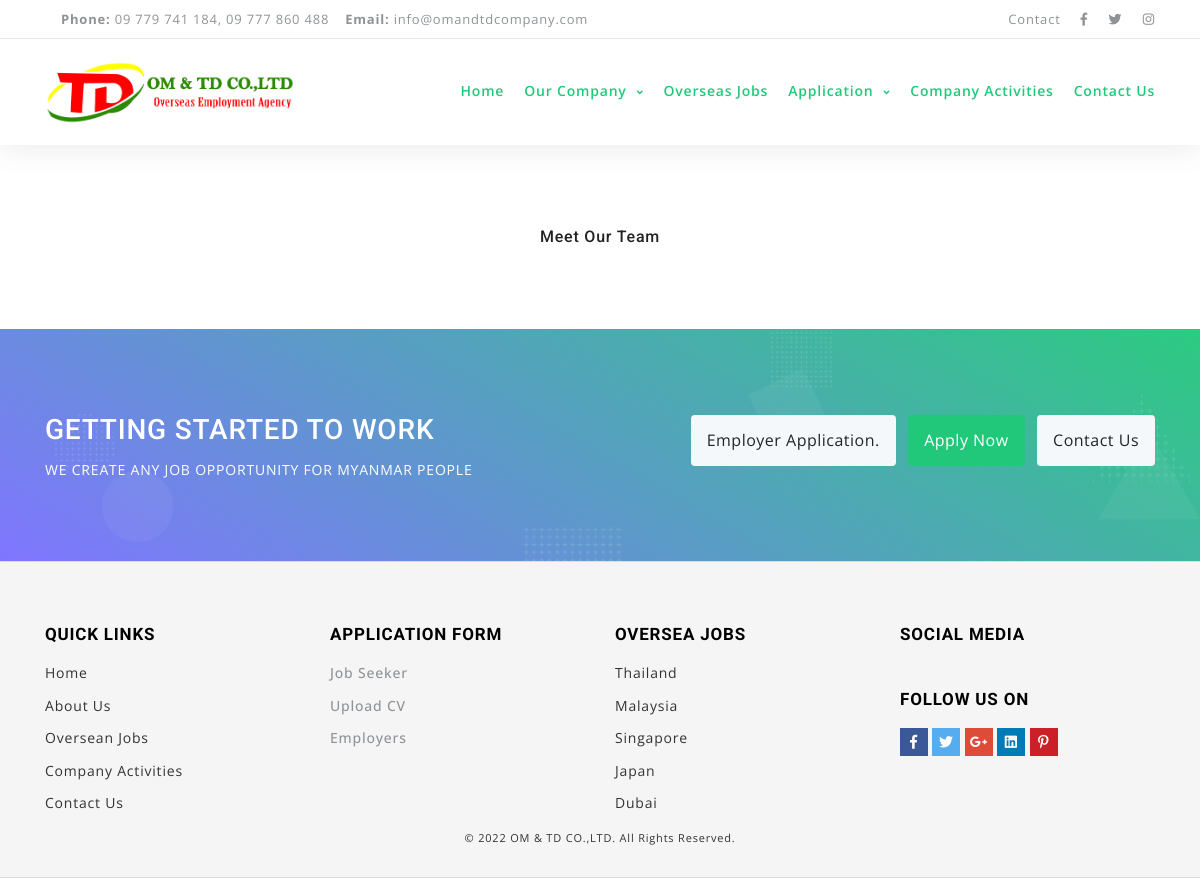
Page /index.php/about/team on the earlier database version.
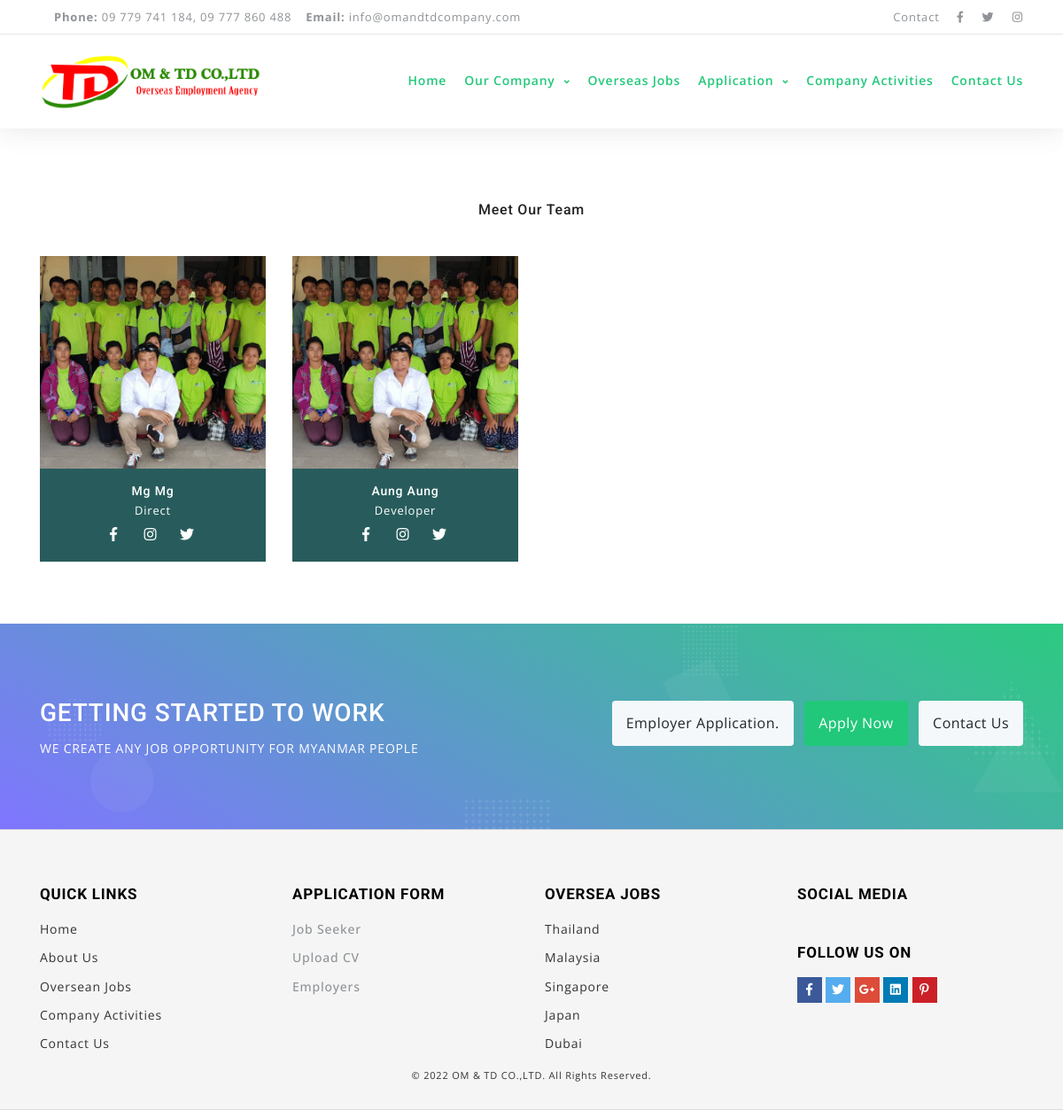
Same page on the later database version.
### tables this page shows
CREATE TABLE `country` (
  `id` int(11) NOT NULL,
  `name` varchar(255) NOT NULL
);

CREATE TABLE `team` (
  `id` int(11) NOT NULL,
  `name` text DEFAULT NULL,
  `position` text DEFAULT NULL,
  `photo` text DEFAULT NULL
);

### application/controllers/About.php (called while the page is built, shortened)
<?php
class About extends CI_Controller
{
	public function __construct()
	{
		$this->load->model('menu_model');
		$this->load->model('team_model');
	}
	public function team()
	{
		$data['country_lists'] = $this->menu_model->get_country();
		$data['members'] = $this->team_model->get_members();
		$this->load->view('about/team', $data);
	}
}

### index.php (called while the page is built, shortened)
<?php
require_once BASEPATH.'core/CodeIgniter.php';

### application/models/Menu_model.php (called while the page is built)
<?php
class Menu_model extends CI_Model
{
	public function get_country()
	{
		$this->db->select("*");
		$this->db->from("country");
		return $this->db->get()->result();
	}
}

### application/models/Team_model.php (called while the page is built)
<?php
class Team_model extends CI_Model
{
    public function get_members()
    {
        return $this->db->get('team')->result();
    }
}

### application/views/about/team.php (the view)
<?php $this->load->view('templates/header'); ?>
<?php $this->load->view('templates/menu'); ?>
<section class="team pt80 pb40">
    <div class="container">
        <div class="row mb-5 text-center">
            <div class="col-md-12">
                <h4>
                    Meet Our Team
                </h4>
            </div>
        </div>
        <div class="row">
            <?php
            foreach ($members as $key => $value) {
            ?>
                <div class="col-sm-6 col-md-3">
                    <div class="team-item text-center">
                        <div class="team-avatar">
                            <img src="<?php echo base_url(); ?>admin/<?php echo $value->photo; ?>" alt="" style="width: 100%; height: 240px; object-fit: cover; background-size: corver;" data-enlargeable="">
                        </div>
                        <div class="team-desc" style="background-color: #285c5c;">
                            <h5 class="team-name" style="color: white;">
                                <?php echo $value->name; ?>
                            </h5>
                            <span class="team-position" style="color: white;">
                                <?php echo $value->position; ?>
                            </span>
                            <ul class="social-icons si-colored-on-hover">
                                <li class="social-icons-item social-facebook">
                                    <a class="social-icons-link" href="https://www.facebook.com/OMTD-CoLtd-108073500986670">
                                        <i class="fab fa-facebook-f" style="color: white;"></i>
                                    </a>
                                </li>
                                <li class="social-icons-item social-instagram" style="color: white;">
                                    <a class="social-icons-link" href="#">
                                        <i class="fab fa-instagram" style="color: white;"></i>
                                    </a>
                                </li>
                                <li class="social-icons-item social-twitter" style="color: white;">
                                    <a class="social-icons-link" href="#">
                                        <i class="fab fa-twitter" style="color: white;"></i>
                                    </a>
                                </li>
                            </ul>
                        </div>
                    </div>
                </div>
            <?php } ?>
        </div>
    </div>
</section>
<?php $this->load->view('templates/footer'); ?>

### application/views/templates/header.php (shortened to what this page needs)
<!doctype html>
<html lang="en">
<head>
    <link href="<?php echo base_url(); ?>public/assets/css/style.css" type="text/css" rel="stylesheet" />
</head>
<body>

### application/views/templates/menu.php (shortened to what this page needs)
<?php
$lang_session = $this->session->userdata('lang');
?>
<header class="header-static navbar-sticky navbar-light shadow">
	<div class="navbar-top d-none d-lg-block">
		<div class="container">
			<div class="d-flex justify-content-between align-items-center">
				<div class="d-flex align-items-center">
					<ul class="nav list-unstyled ml-3">
						<li class="nav-item mr-3">
							<a class="navbar-link" href="tel:09 779 741 184">
								<strong>Phone:</strong> 09 779 741 184, 09 777 860 488
							</a>
						</li>
						<li class="nav-item mr-3">
							<a class="navbar-link" href="mailto:info@omandtdcompany.com">
								<strong>Email:</strong> info@omandtdcompany.com
							</a>
						</li>
					</ul>
				</div>
				<div class="d-flex align-items-center">
					<ul class="nav">
						<li class="nav-item">
							<a class="nav-link" href="<?php echo site_url('contact'); ?>">Contact</a>
						</li>
					</ul>
					<ul class="social-icons">
						<li class="social-icons-item social-facebook m-0">
							<a class="social-icons-link w-auto px-2" href="https://www.facebook.com/OMTD-CoLtd-108073500986670" target="_blank">
								<i class="fab fa-facebook-f"></i>
							</a>
						</li>
						<li class="social-icons-item social-instagram m-0">
							<a class="social-icons-link w-auto px-2" href="#">
								<i class="fab fa-twitter"></i>
							</a>
						</li>
						<li class="social-icons-item social-twitter m-0">
							<a class="social-icons-link w-auto pl-2" href="#">
								<i class="fab fa-instagram"></i>
							</a>
						</li>
					</ul>
				</div>
			</div>
		</div>
	</div>
	<nav class="navbar navbar-expand-lg">
		<div class="container">
			<a class="navbar-brand" href="<?php echo site_url('welcome'); ?>">
				<img src="<?php echo base_url(); ?>public/data/weblogo.png" alt="OM & TD Co.,Ltd" style="width: 100%;">
			</a>
			<div class="collapse navbar-collapse" id="navbarCollapse">
				<ul class="navbar-nav ml-auto">
					<li class="nav-item active">
						<a href="<?php echo site_url('welcome'); ?>" class="nav-link">
							<?php
							if ($lang_session == 'jp') {
								echo "ホームページ";
							} else {
								echo "Home";
							}
							?>
						</a>
					</li>
					<li class="nav-item dropdown active">
						<a class="nav-link dropdown-toggle" href="#" id="demosMenu" data-toggle="dropdown" aria-haspopup="true" aria-expanded="false">
							Our Company
						</a>
					</li>
					<li class="nav-item active">
						<a href="<?php echo site_url('oversea_jobs/index'); ?>" class="nav-link">
							<?php
							if ($lang_session == 'jp') {
								echo "会社概要";
							} else {
								echo "Overseas Jobs";
							}
							?>
						</a>
					</li>
					<li class="nav-item dropdown active">
						<a class="nav-link dropdown-toggle" href="#" id="demosMenu" data-toggle="dropdown" aria-haspopup="true" aria-expanded="false">
							<?php
							if ($lang_session == 'jp') {
								echo "応用";
							} else {
								echo "Application";
							}
							?>
						</a>
					</li>
					<li class="nav-item active">
						<a href="<?php echo site_url('activities'); ?>" class="nav-link">
							<?php
							if ($lang_session == 'jp') {
								echo "活動";
							} else {
								echo "Company Activities";
							}
							?>
						</a>
					</li>
					<li class="nav-item active">
						<a href="<?php echo site_url('contact'); ?>" class="nav-link">
							<?php
							if ($lang_session == 'jp') {
								echo "コンタクト";
							} else {
								echo "Contact Us";
							}
							?>
						</a>
					</li>
				</ul>
			</div>
		</div>
	</nav>
</header>

### application/views/templates/footer.php (shortened to what this page needs)
<?php
$lang_session = $this->session->userdata('lang');
?>
<div class="gradient-overlay-half-primary-v1">
	<div class="bg-img-hero" style="background-image: url(images/bg2.png);">
		<div class="container">
			<div class="row align-items-lg-center text-lg-left space-2">
				<div class="col-lg-6">
					<h3 class="text-white h3">
						GETTING STARTED TO WORK
					</h3>
					<p class="text-white">
						WE CREATE ANY JOB OPPORTUNITY FOR MYANMAR PEOPLE
					</p>
				</div>
				<div class="col-lg-6 text-lg-right">
					<a class="btn btn-light mb-2 mb-sm-0 mr-sm-2" href="<?php echo site_url('employers'); ?>">
						Employer Application.
					</a>
					<a class="btn btn-purple mb-2 mb-sm-0 mr-sm-2" href="<?php echo site_url('job_seeker'); ?>">
						Apply Now
					</a>
					<a class="btn btn-light mb-2 mb-sm-0" href="<?php echo site_url('contact'); ?>">
						Contact Us
					</a>
				</div>
			</div>
		</div>
	</div>
</div>
<footer class="main-footer">
	<div class="footer-content">
		<div class="container">
			<div class="row">
				<div class=" col-xl-3 col-xl-3 col-md-3 col-sm-6 col-xs-12 col-6 ">
					<div class="footer-col">
						<h4 class="footer-title">Quick Links</h4>
						<ul class="list-unstyled footer-nav">
							<li class="nav-item active">
								<a href="<?php echo site_url('welcome'); ?>" class="nav-link">
									<?php
									if ($lang_session == 'jp') {
										echo "ホームページ";
									} else {
										echo "Home";
									}
									?>
								</a>
							</li>
							<li class="nav-item active">
								<a href="<?php echo site_url('about'); ?>" class="nav-link">
									<?php
									if ($lang_session == 'jp') {
										echo "会社概要";
									} else {
										echo "About Us";
									}
									?>
								</a>
							</li>
							<li class="nav-item active">
								<a href="<?php echo site_url('oversea_jobs/index'); ?>" class="nav-link">
									<?php
									if ($lang_session == 'jp') {
										echo "会社概要";
									} else {
										echo "Oversean Jobs";
									}
									?>
								</a>
							</li>
							<li class="nav-item active">
								<a href="<?php echo site_url('activities'); ?>" class="nav-link">
									<?php
									if ($lang_session == 'jp') {
										echo "活動";
									} else {
										echo "Company Activities";
									}
									?>
								</a>
							</li>
							<li class="nav-item active">
								<a href="<?php echo site_url('contact'); ?>" class="nav-link">
									<?php
									if ($lang_session == 'jp') {
										echo "コンタクト";
									} else {
										echo "Contact Us";
									}
									?>
								</a>
							</li>
						</ul>
					</div>
				</div>
				<div class=" col-xl-3 col-xl-3 col-md-3 col-sm-6 col-xs-12 col-6  ">
					<div class="footer-col">
						<h4 class="footer-title">Application Form</h4>
						<ul class="list-unstyled footer-nav">
							<li>
								<a href="<?php echo site_url('job_seeker'); ?>" class="dropdown-item">
									<?php
									if ($lang_session == 'jp') {
										echo "求職者";
									} else {
										echo "Job Seeker";
									}
									?>
								</a>
							</li>
							<li>
								<a href="<?php echo site_url('job_seeker/cv_upload'); ?>" class="dropdown-item">
									<?php
									if ($lang_session == 'jp') {
										echo "CVをアップロード";
									} else {
										echo "Upload CV";
									}
									?>
								</a>
							</li>
							<li>
								<a href="<?php echo site_url('employers'); ?>" class="dropdown-item">
									<?php
									if ($lang_session == 'jp') {
										echo "雇用主";
									} else {
										echo "Employers";
									}
									?>
								</a>
							</li>
						</ul>
					</div>
				</div>
				<div class=" col-xl-3 col-xl-3 col-md-3 col-sm-6 col-xs-12 col-6  ">
					<div class="footer-col">
						<h4 class="footer-title">Oversea Jobs</h4>
						<ul class="list-unstyled footer-nav">
							<?php
							foreach ($country_lists as $key => $value) {
							?>
								<li>
									<a href="<?php echo site_url('oversea_jobs/index'); ?>">
										<?php echo $value->name; ?>
									</a>
								</li>
							<?php } ?>
						</ul>
					</div>
				</div>
				<div class=" col-xl-3 col-xl-3 col-md-3 col-sm-6 col-xs-12 col-12">
					<div class="footer-col row">
						<div class="col-sm-12 col-xs-6 col-xxs-12 no-padding-lg">
							<div class="mobile-app-content">
								<h4 class="footer-title">Social Media</h4>
							</div>
						</div>
						<div class="col-sm-12 col-xs-6 col-xxs-12 no-padding-lg">
							<div class="hero-subscribe">
								<h4 class="footer-title no-margin">Follow us on</h4>
								<ul class="list-unstyled list-inline footer-nav social-list-footer social-list-color footer-nav-inline">
									<li><a class="icon-color fb" title="" data-placement="top" data-toggle="tooltip" href="https://www.facebook.com/OMTD-CoLtd-108073500986670" data-original-title="Facebook"><i class="fab fa-facebook-f"></i> </a></li>
									<li><a class="icon-color tw" title="" data-placement="top" data-toggle="tooltip" href="#" data-original-title="Twitter"><i class="fab fa-twitter"></i> </a></li>
									<li><a class="icon-color gp" title="" data-placement="top" data-toggle="tooltip" href="#" data-original-title="Google+"><i class="fab fa-google-plus-g"></i> </a></li>
									<li><a class="icon-color lin" title="" data-placement="top" data-toggle="tooltip" href="#" data-original-title="Linkedin"><i class="fab fa-linkedin"></i> </a></li>
									<li><a class="icon-color pin" title="" data-placement="top" data-toggle="tooltip" href="#" data-original-title="Linkedin"><i class="fab fa-pinterest-p"></i> </a></li>
								</ul>
							</div>
						</div>
					</div>
				</div>
				<div class="col-xl-12">
					<div class="copy-info text-center"> © <?php echo date('Y'); ?> OM & TD CO.,LTD. All Rights Reserved. </div>
				</div>
			</div>
		</div>
	</div>
</footer>
</body>
</html>

### public/assets/css/global.css (style rules this page uses)
html { font-size: 100%; }
html, body, div, span, applet, object, iframe, h1, h2, h3, h4, h5, h6, p, blockquote, pre, a, abbr, acronym, address, big, cite, code, del, dfn, em, font, ins, kbd, q, s, samp, small, strike, strong, sub, sup, tt, var, dl, dt, dd, ol, ul, li, fieldset, form, label, legend, table, caption, tbody, tfoot, thead, tr, th, td { border: 0; font-size: 100%; margin: 0; outline: 0; padding: 0; vertical-align: baseline; }
body { font-size: 14px; color: #555555; font-family: 'Open Sans', sans-serif; font-weight: normal; font-style: normal; line-height: 1.6; letter-spacing: 0.8px; }
h1, h2, h3, h4, h5, h6 { color: #222222; font-family: 'Roboto', sans-serif; font-weight: 500; }
h3 { font-size: 18px; }
h4 { font-size: 16px; }
h5 { font-size: 14px; }
img { border:none; max-width:100%; height: auto; }
a { color:#222222; }
a, button, input { transition: all 0.3s ease-in-out 0s; -moz-transition: all 0.3s ease-in-out 0s; -o-transition: all 0.3s ease-in-out 0s; -webkit-transition: all 0.3s ease-in-out 0s; -ms-transition: all 0.3s ease-in-out 0s; }
.pb40 { padding-bottom:40px; }
.pt80 { padding-top:80px; }

Differences in the rows shown:
added team: photo (picture), name "Mg Mg", position "Direct"
added team: photo (picture), name "Aung Aung", position "Developer"
